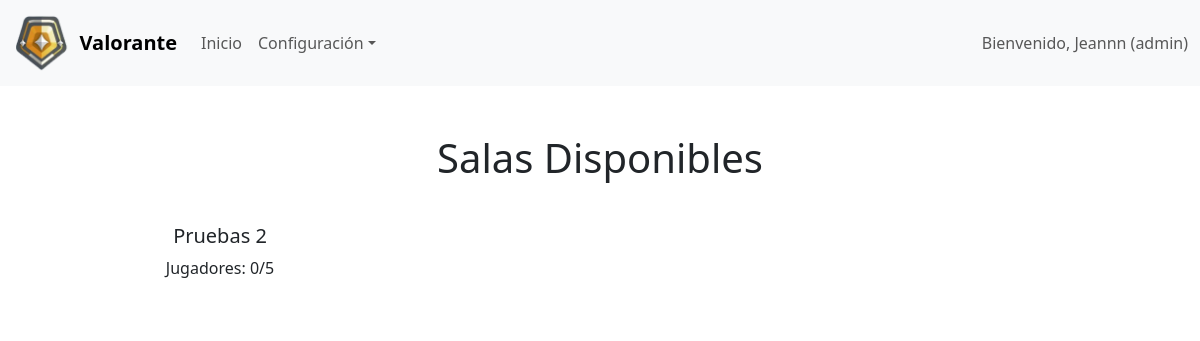
/jugadores/salas.php?id_mundo=1 (signed in), run on the app's committed database.
### tables this page shows
CREATE TABLE `usuarios` (
  `doc` int(11) NOT NULL,
  `nom_usu` varchar(255) NOT NULL,
  `contra` varchar(255) NOT NULL,
  `email` varchar(255) NOT NULL,
  `id_avatar` int(11) NOT NULL,
  `id_rol` int(11) NOT NULL,
  `id_estado` int(11) NOT NULL,
  `ultima_sesion` timestamp NOT NULL DEFAULT current_timestamp(),
  `create_at` timestamp NOT NULL DEFAULT current_timestamp(),
  `update_at` timestamp NOT NULL DEFAULT current_timestamp() ON UPDATE current_timestamp()
);

CREATE TABLE `roles` (
  `id_rol` int(11) NOT NULL,
  `nom_rol` varchar(255) NOT NULL
);

CREATE TABLE `salas` (
  `id_sala` int(11) NOT NULL,
  `nom_sala` varchar(255) NOT NULL,
  `jugadores_actuales` int(11) NOT NULL,
  `id_mundo` int(11) NOT NULL,
  `id_nivel` int(11) NOT NULL,
  `max_jugadores` int(11) NOT NULL,
  `id_estado_sala` int(11) NOT NULL,
  `creado_en` timestamp NOT NULL DEFAULT current_timestamp(),
  `duracion_segundos` int(11) NOT NULL,
  `id_ganador` int(11) DEFAULT NULL
);

### jugadores/salas.php (the view, shortened to what this page needs)
<?php
require_once('header.php');
$db = new Database();
$con = $db->conectar();
$id_mundo = intval($_GET['id_mundo']);
$salas = $con->query("SELECT id_sala, nom_sala, jugadores_actuales, max_jugadores FROM salas WHERE id_mundo = $id_mundo AND id_estado_sala = 1")->fetchAll(PDO::FETCH_ASSOC);
?>
<!DOCTYPE html>
<html lang="es">
<head>
</head>
<body>
    <div class="container mt-5">
        <h1 class="text-center mb-4">Salas Disponibles</h1>
        <div class="row">
            <?php foreach ($salas as $sala): ?>
                <div class="col-md-4 mb-3">
                    <div class="card sala-card" onclick="location.href='entrar_sala.php?id_sala=<?php echo $sala['id_sala']; ?>'">
                        <div class="card-body text-center">
                            <h5 class="card-title"><?php echo htmlspecialchars($sala['nom_sala']); ?></h5>
                            <p>Jugadores: <?php echo $sala['jugadores_actuales']; ?>/<?php echo $sala['max_jugadores']; ?></p>
                        </div>
                    </div>
                </div>
            <?php endforeach; ?>
        </div>
    </div>
</body>
</html>

### jugadores/header.php (shortened to what this page needs)
<?php
$conex = new Database;
$con = $conex->conectar();
$id = $_SESSION['doc'];
$sql = $con->prepare("SELECT usuarios.doc AS usuario_id, usuarios.nom_usu AS nom_usu, roles.id_rol AS rol_id, roles.nom_rol AS nom_rol, usuarios.id_estado AS id_estado FROM usuarios INNER JOIN roles ON usuarios.id_rol = roles.id_rol WHERE usuarios.doc = ? ");
$sql->execute([$id]);
$fila = $sql->fetch();
?>
<!DOCTYPE html>
<html lang="es">
<head>
    <link rel="stylesheet" href="<?php echo BASE_URL . '/css/styles.css'; ?>">
    <link href="https://cdn.jsdelivr.net/npm/bootstrap@5.3.0/dist/css/bootstrap.min.css" rel="stylesheet">
</head>
<body>
    <nav class="navbar navbar-expand-lg navbar-light bg-light">
        <div class="container-fluid">
            <a class="navbar-brand d-flex align-items-center" href="<?php echo BASE_URL . '/jugadores/index.php'; ?>">
                <img src="<?php echo BASE_URL . '/img/niveles/67c0c76017692_Gold.png'; ?>" alt="Logo" class="img-fluid" style="max-height: 60px;">
                <span class="ms-2 fw-semibold">Valorante</span>
            </a>
            <div class="collapse navbar-collapse" id="navbarContent">
                <ul class="navbar-nav me-auto mb-2 mb-lg-0">
                    <li class="nav-item"><a class="nav-link <?php echo (basename($_SERVER['PHP_SELF']) == 'index.php') ? 'active' : ''; ?>" href="<?php echo BASE_URL . '/jugadores/index.php'; ?>">Inicio</a></li>
                    <li class="nav-item dropdown">
                        <a class="nav-link dropdown-toggle <?php echo (basename($_SERVER['PHP_SELF']) == 'perfil.php') ? 'active' : ''; ?>" href="#" id="menuOpciones" role="button" data-bs-toggle="dropdown" aria-expanded="false">Configuración</a>
                    </li>
                </ul>
                <span class="navbar-text">Bienvenido, <?php echo htmlspecialchars($fila['nom_usu']); ?> (<?php echo htmlspecialchars($fila['nom_rol']); ?>)</span>
            </div>
        </div>
    </nav>
</body>

### css/styles.css (style rules this page uses)
* { margin: 0; padding: 0; box-sizing: border-box; }
body, html { font-family: Arial, sans-serif; color: #fff; height: 100%; }
.text-center { text-align: center; }

### jugadores/salas.php (style rules this page uses)
.sala-card { cursor: pointer; border: 2px solid transparent; }

### data on the page
usuarios: nom_usu "Jeannn", id_rol.nom_rol "admin"
salas: nom_sala "Pruebas 2", jugadores_actuales "0", max_jugadores "5"
